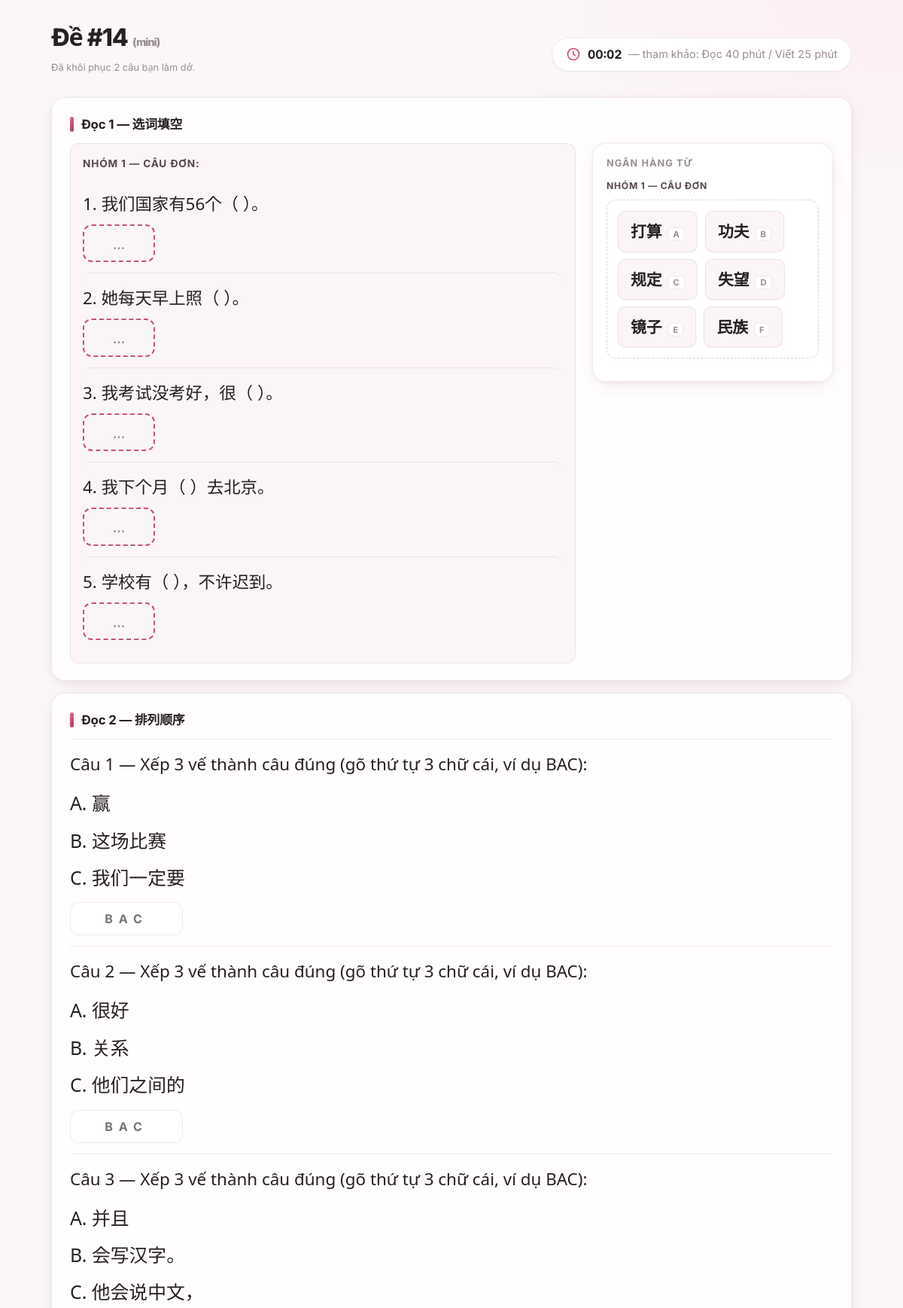
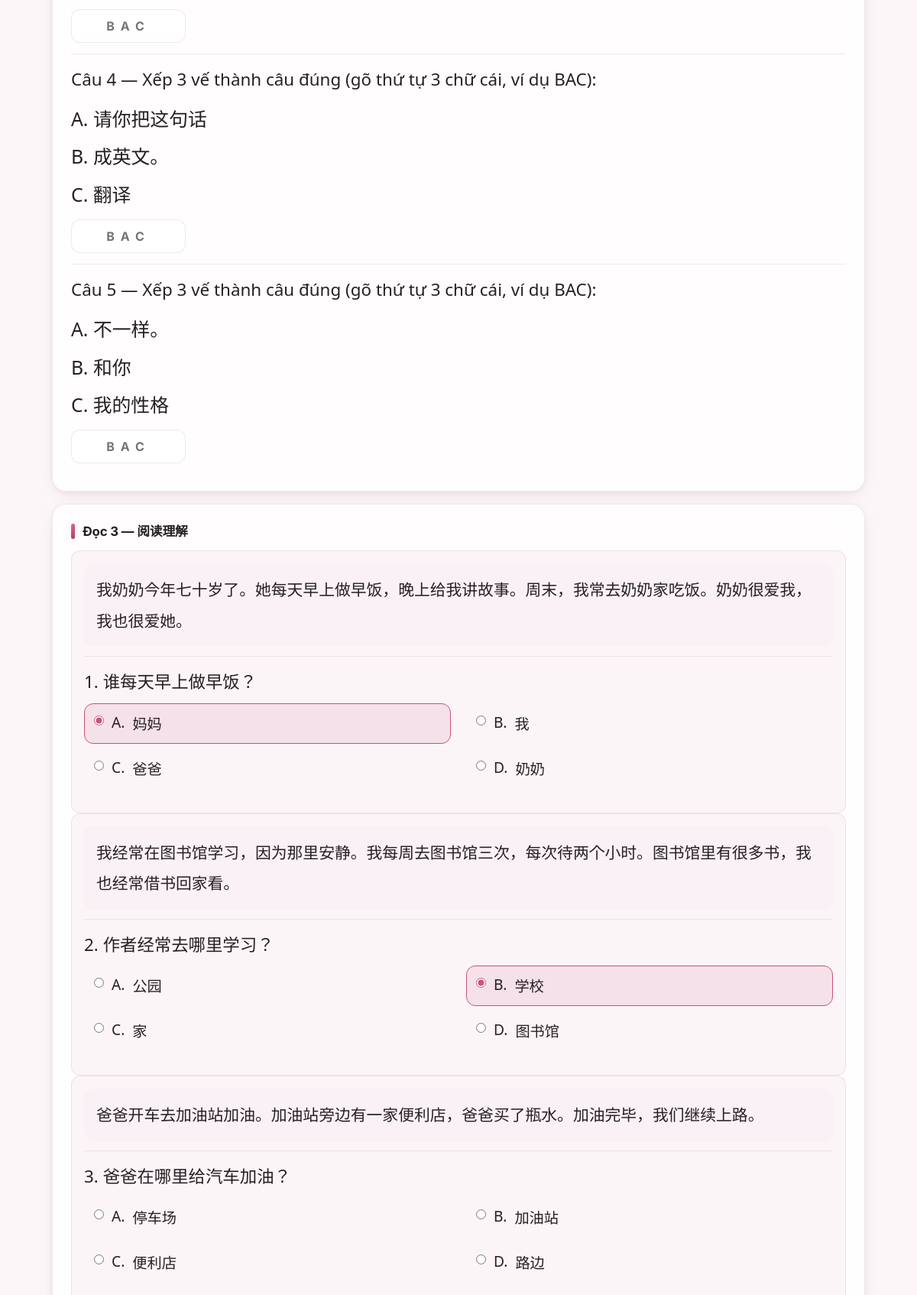
The page /exams/14 (upper part) on the database its author committed (2 pictures, top to bottom).
### app/models.py (models this page shows)
class Exam(SQLModel, table=True):
    __tablename__ = "exams"
    id: int | None = Field(default=None, primary_key=True)
    mode: str  # 'full' | 'mini'
    model: str
    created_at: datetime = Field(default_factory=lambda: datetime.now(timezone.utc))
    status: str = "ready"  # 'ready' | 'failed'

class Question(SQLModel, table=True):
    __tablename__ = "questions"
    id: int | None = Field(default=None, primary_key=True)
    exam_id: int = Field(index=True, foreign_key="exams.id")
    part: str  # 'fill_blank' | 'order' | 'reading' | 'build_sentence' | 'make_sentence'
    number: int
    group_no: int | None = None  # Đọc 1: nhóm 1/2; Đọc 3: nhóm đoạn hỏi 2 câu
    payload_json: str
    answer_json: str
    target_word_ids_json: str  # JSON list[int]

### app/routes_exam.py (the view)
@router.get("/exams/{exam_id}", response_class=HTMLResponse)
def exam_page(exam_id: int, request: Request, session: Session = Depends(get_session)):
    exam = session.get(Exam, exam_id)
    if not exam:
        return HTMLResponse("Không tìm thấy đề.", status_code=404)
    if exam.status == "failed":
        return HTMLResponse("Đề này không có câu hỏi (sinh thất bại).", status_code=404)
    attempt = _open_attempt(session, exam)
    if attempt is None:
        attempt = Attempt(exam_id=exam.id)
        session.add(attempt)
    _mark_in_progress(session, exam)
    session.add(attempt)
    session.commit()
    session.refresh(attempt)
    drafts = {
        d.question_id: d.user_answer
        for d in session.exec(
            select(DraftAnswer).where(DraftAnswer.attempt_id == attempt.id)
        ).all()
    }
    qs = session.exec(
        select(Question).where(Question.exam_id == exam_id)
        .order_by(Question.part, Question.group_no, Question.number)
    ).all()
    parsed = [{
        "id": q.id, "part": q.part, "group_no": q.group_no, "number": q.number,
        "payload": json.loads(q.payload_json),
        "draft": drafts.get(q.id, ""),
    } for q in qs]
    fill_groups: list[dict] = []
    for g in sorted({d["group_no"] for d in parsed if d["part"] == "fill_blank"},
                    key=lambda x: (x is None, x)):
        gq = [d for d in parsed if d["part"] == "fill_blank" and d["group_no"] == g]
        fill_groups.append({"group_no": g, "choices": gq[0]["payload"]["choices"],
                            "questions": gq})
    reading_passages: list[dict] = []
    for g in sorted({d["group_no"] for d in parsed if d["part"] == "reading"},
                    key=lambda x: (x is None, x)):
        gq = [d for d in parsed if d["part"] == "reading" and d["group_no"] == g]
        reading_passages.append({"passage": gq[0]["payload"]["passage"], "questions": gq})
    return templates.TemplateResponse(
        request, "exam.html",
        {"exam": exam, "part_labels": PART_LABELS,
         "attempt_id": attempt.id,
         "draft_count": len([d for d in parsed if d["draft"]]),
         "n_questions": len(parsed),
         "fill_groups": fill_groups,
         "order_qs": [d for d in parsed if d["part"] == "order"],
         "reading_passages": reading_passages,
         "build_qs": [d for d in parsed if d["part"] == "build_sentence"],
         "make_qs": [d for d in parsed if d["part"] == "make_sentence"],
         "generation_warnings": []},
    )

### app/templates/exam.html (shortened to what this page needs)
<!doctype html>
<html lang="vi" class="no-js">
<head>
<link rel="stylesheet" href="/static/style.css">
</head>
<body data-exam-id="{{ exam.id }}" data-attempt-id="{{ attempt_id }}" data-n-questions="{{ n_questions }}">
<main class="page">
  <div class="exam-head">
    <div>
      <h1>Đề #{{ exam.id }} <span class="muted">({{ exam.mode }})</span></h1>
      {% if draft_count %}<p class="muted small">Đã khôi phục {{ draft_count }} câu bạn làm dở.</p>{% endif %}
    </div>
    <div class="timer-pill" id="timer-pill">
      <svg class="icon-sm" viewBox="0 0 24 24" fill="none" stroke="currentColor" stroke-width="2" stroke-linecap="round" stroke-linejoin="round" aria-hidden="true"><circle cx="12" cy="12" r="9"/><path d="M12 7v5l3 2"/></svg>
      <span id="timer">00:00</span>
      <span class="muted hint" id="timer-hint">— tham khảo: Đọc 40 phút / Viết 25 phút</span>
    </div>
  </div>
  <form method="post" action="/exams/{{ exam.id }}/submit" id="exam-form">
    {% if fill_groups %}
    <section class="card part">
      <h2>{{ part_labels["fill_blank"] }}</h2>
      <div class="exam-layout">
        <div class="exam-questions">
          <div class="fillwrap">
          {% for g in fill_groups %}
          <div class="group">
            <h3>Nhóm {{ g.group_no }} {% if g.group_no == 2 %}— hội thoại{% else %}— câu đơn{% endif %}:</h3>
            {% for q in g.questions %}
            <div class="q fillq" data-qid="{{ q.id }}" data-group="{{ g.group_no }}">
              <div class="qtext zh">{{ loop.index }}. {{ q.payload["sentence"] }}</div>
              <div class="fillslot">
                <span class="blank zh"></span>
              </div>
            </div>
            {% endfor %}
          </div>
          {% endfor %}
          </div>
        </div>
        <aside class="vocab-bank">
          <p class="vocab-bank-title muted small">Ngân hàng từ</p>
          {% for g in fill_groups %}
          <div class="bank-group">
            <h4>Nhóm {{ g.group_no }} — {% if g.group_no == 2 %}hội thoại{% else %}câu đơn{% endif %}</h4>
            <div class="choices" data-group="{{ g.group_no }}">
              {% for ch in g.choices %}<button type="button" class="choice-btn" data-choice="{{ ch[0] }}" data-word="{{ ch[1] }}"><span class="choice-word zh">{{ ch[1] }}</span><small>{{ ch[0] }}</small></button>{% endfor %}
            </div>
          </div>
          {% endfor %}
        </aside>
      </div>
    </section>
    {% endif %}
    {% if order_qs %}
    <section class="card part"><h2>{{ part_labels["order"] }}</h2>
      {% for q in order_qs %}<div class="q">
        <div class="qtext">Câu {{ q.number }} — Xếp 3 vế thành câu đúng (gõ thứ tự 3 chữ cái, ví dụ BAC):</div>
        <ol class="segs"><li class="zh">A. {{ q.payload["segments"][0] }}</li><li class="zh">B. {{ q.payload["segments"][1] }}</li><li class="zh">C. {{ q.payload["segments"][2] }}</li></ol>
        <input name="a_{{ q.id }}" value="{{ q["draft"] }}" maxlength="3" placeholder="BAC" class="qans order" autocapitalize="characters">
      </div>{% endfor %}
    </section>
    {% endif %}
    {% if reading_passages %}
    <section class="card part"><h2>{{ part_labels["reading"] }}</h2>
      {% for p in reading_passages %}<div class="group"><div class="passage zh">{{ p.passage }}</div>
        {% for q in p.questions %}<div class="q"><div class="qtext zh">{{ q.number }}. {{ q.payload["question"] }}</div><div class="opts">
          {% for lab, opt in q.payload["options"] %}<label class="opt"><input type="radio" name="a_{{ q.id }}" value="{{ lab }}"{{ " checked" if q["draft"] == lab }}> {{ lab }}. <span class="zh">{{ opt }}</span></label>{% endfor %}
        </div></div>{% endfor %}
      </div>{% endfor %}
    </section>
    {% endif %}
  </form>
</main>
</body>
</html>

### rows shown on the page
Exam: id "14", mode "mini"
Question: payload.sentence "我们国家有56个（ ）。"
Question: payload.sentence "她每天早上照（ ）。"
Question: payload.sentence "我考试没考好，很（ ）。"
Question: payload.sentence "我下个月（ ）去北京。"
Question: payload.sentence "学校有（ ），不许迟到。"
Question: number "1", payload "赢", payload "这场比赛", payload "我们一定要"
Question: number "2", payload "很好", payload "关系", payload "他们之间的"
Question: number "3", payload "并且", payload "会写汉字。", payload "他会说中文，"
Question: number "4", payload "请你把这句话", payload "成英文。", payload "翻译"
Question: number "5", payload "不一样。", payload "和你", payload "我的性格"
Question: number "1", payload.question "谁每天早上做早饭？", lab "A" "B" "C" "D", opt "妈妈" "我" "爸爸" "奶奶"
Question: number "2", payload.question "作者经常去哪里学习？", lab "A" "B" "C" "D", opt "公园" "学校" "家" "图书馆"
Question: number "3", payload.question "爸爸在哪里给汽车加油？", lab "A" "B" "C" "D", opt "停车场" "加油站" "便利店" "路边"

### other values the page prints
{{ draft_count }} "2"
{{ part_labels["fill_blank"] }} "Đọc 1 — 选词填空"
{{ g.group_no }} "1"
{{ ch[1] }} "打算" "功夫" "规定" "失望" "镜子" "民族"
{{ ch[0] }} "A" "B" "C" "D" "E" "F"
{{ part_labels["order"] }} "Đọc 2 — 排列顺序"
{{ part_labels["reading"] }} "Đọc 3 — 阅读理解"
{{ p.passage }} "我奶奶今年七十岁了。她每天早上做早饭，晚上给我讲故事。周末，我常去奶奶家吃饭。奶奶很爱我，我也很爱她。" "我经常在图书馆学习，因为那里安静。我每周去图书馆三次，每次待两个小时。图书馆里有很多书，我也经常借书回家看。" "爸爸开车去加油站加油。加油站旁边有一家便利店，爸爸买了瓶水。加油完毕，我们继续上路。"
